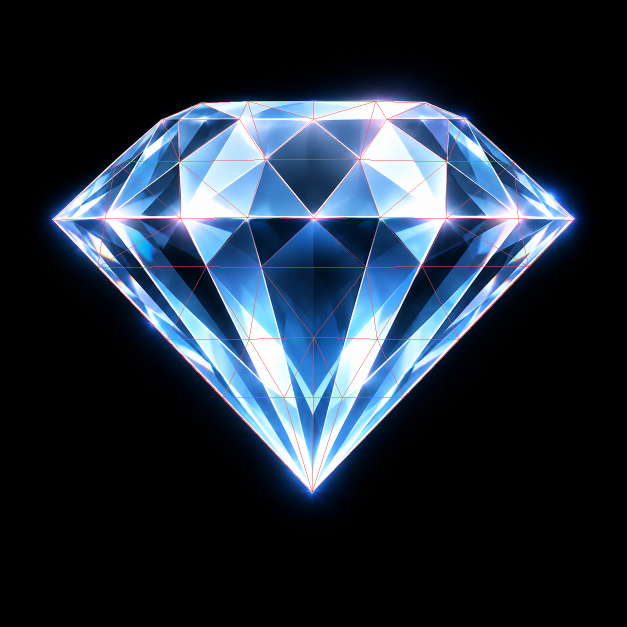
#> input picture gold_diamond_20261009/diamond/source/geometry_reference.png, 1254 x 1254 px, given in place of front.png, which was not available (shown at 1/2 size)
$ python review.py ../../source/geometry_reference.png
#> lines starting #> are read from the running program, lines starting #| are printed output that depends on the picture; pictures that were not available may be replaced by others from this repository, and a replacement may not be noted
from pathlib import Path
import sys, subprocess, json
from PIL import Image, ImageDraw, ImageFont
ROOT=Path(__file__).resolve().parents[1]
number=sys.argv[1]
out=ROOT/'candidates'/number
review=out/'review';review.mkdir(exist_ok=True)
old=Path('/Users/antonioperedo/Desktop/badges/gold_diamond_20261009/diamond/all_sides_20261010/candidates/04')
poses=['front','right','back','left']
font=ImageFont.truetype('/System/Library/Fonts/Supplemental/Arial.ttf',24)
sheet=Image.new('RGB',(2424,1470),'#101419');draw=ImageDraw.Draw(sheet)
#> after `sheet = Image.new('RGB', (2424, 1470), '#101419')`:
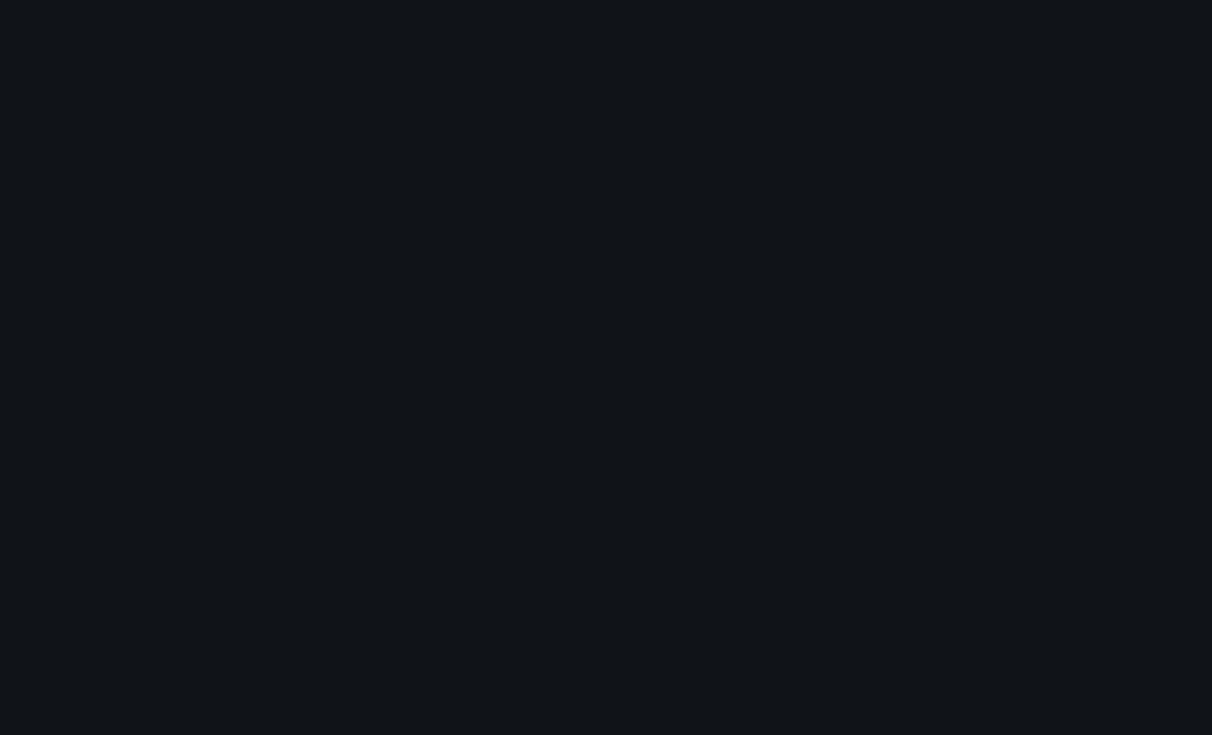
#> sheet: PIL image 2424x1470 RGB (shown at 1/2 size); mean R, G, B 16, 20, 25
for row,folder in enumerate([old,out]):
    for col,pose in enumerate(poses):
        im=Image.open(folder/(pose+'.png')).crop((300,110,906,810))
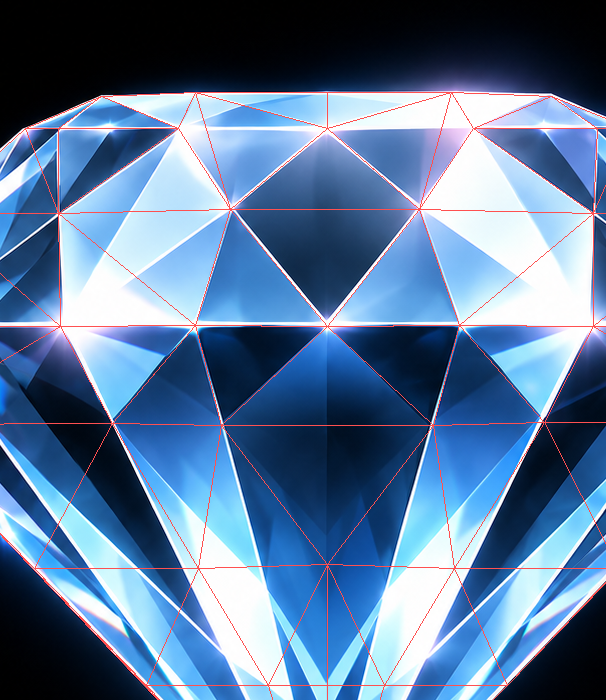
#> im: PIL image 606x700 RGB; mean R, G, B 89.8, 119.6, 154.7
        sheet.paste(im,(col*606,70+row*700))
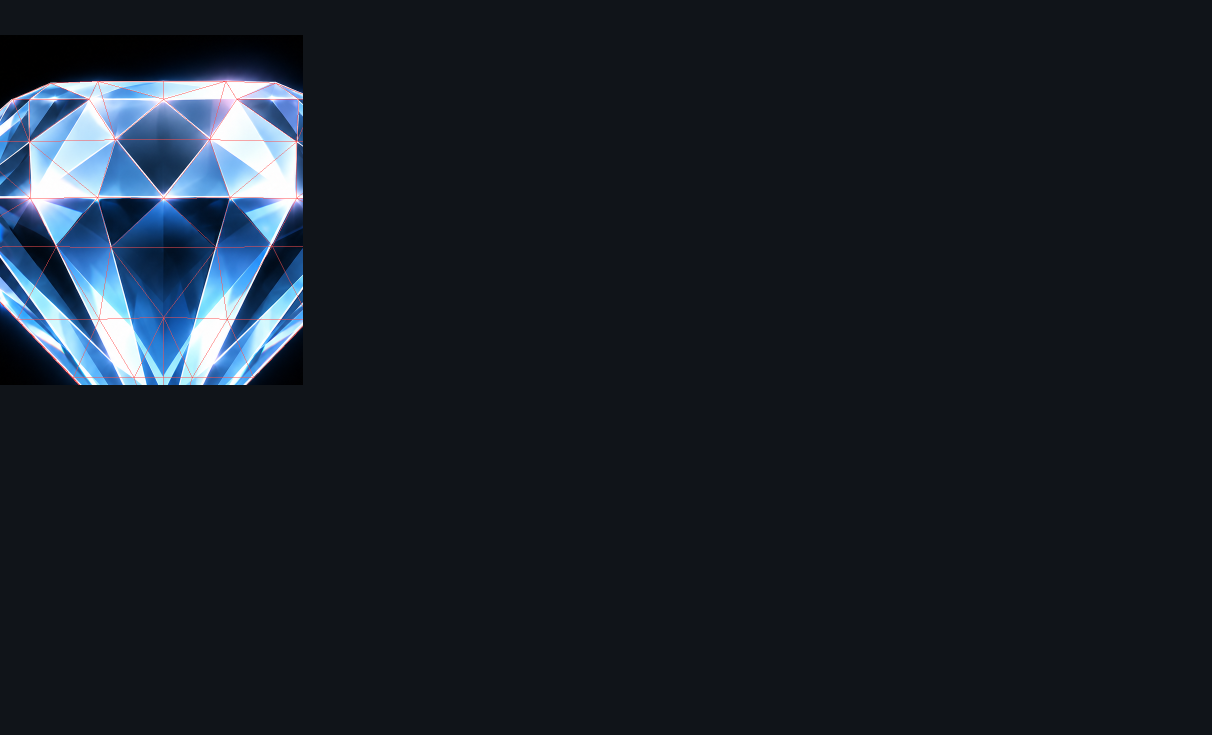
#> sheet: PIL image 2424x1470 RGB (shown at 1/2 size); mean R, G, B 24.8, 31.9, 40.4
#> (the run stopped early here; a loop or call above may not have finished)
